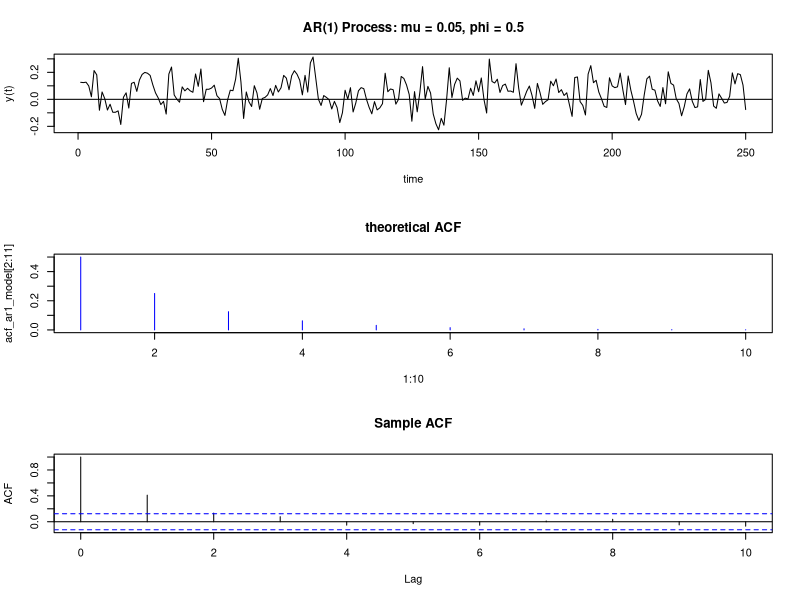

Recreate this plot in R.
set.seed(123)

# Simulate 250 observations from the described AR(1) model
ar1_sim <- arima.sim(model = list(ar = 0.5), n = 250, mean = 0, sd = 0.1) + 0.05

# Generate the theoretical ACF with ten lags
acf_ar1_model <- ARMAacf(ar = 0.5, lag.max = 10)

# Split plotting window in three rows
par(mfrow = c(3, 1))

# First plot: The simulated observations
plot(ar1_sim, type = "l", main = "AR(1) Process: mu = 0.05, phi = 0.5", xlab = "time", ylab = "y(t)")
abline(h = 0)

# Second plot: Theoretical AFC
plot(1:10, acf_ar1_model[2:11], type = "h", col = "blue", main = "theoretical ACF")

# Third plot: Sample AFC
tmp <- acf(ar1_sim, lag.max = 10, main = "Sample ACF")

# Reset plotting window to default
par(mfrow = c(1, 1))